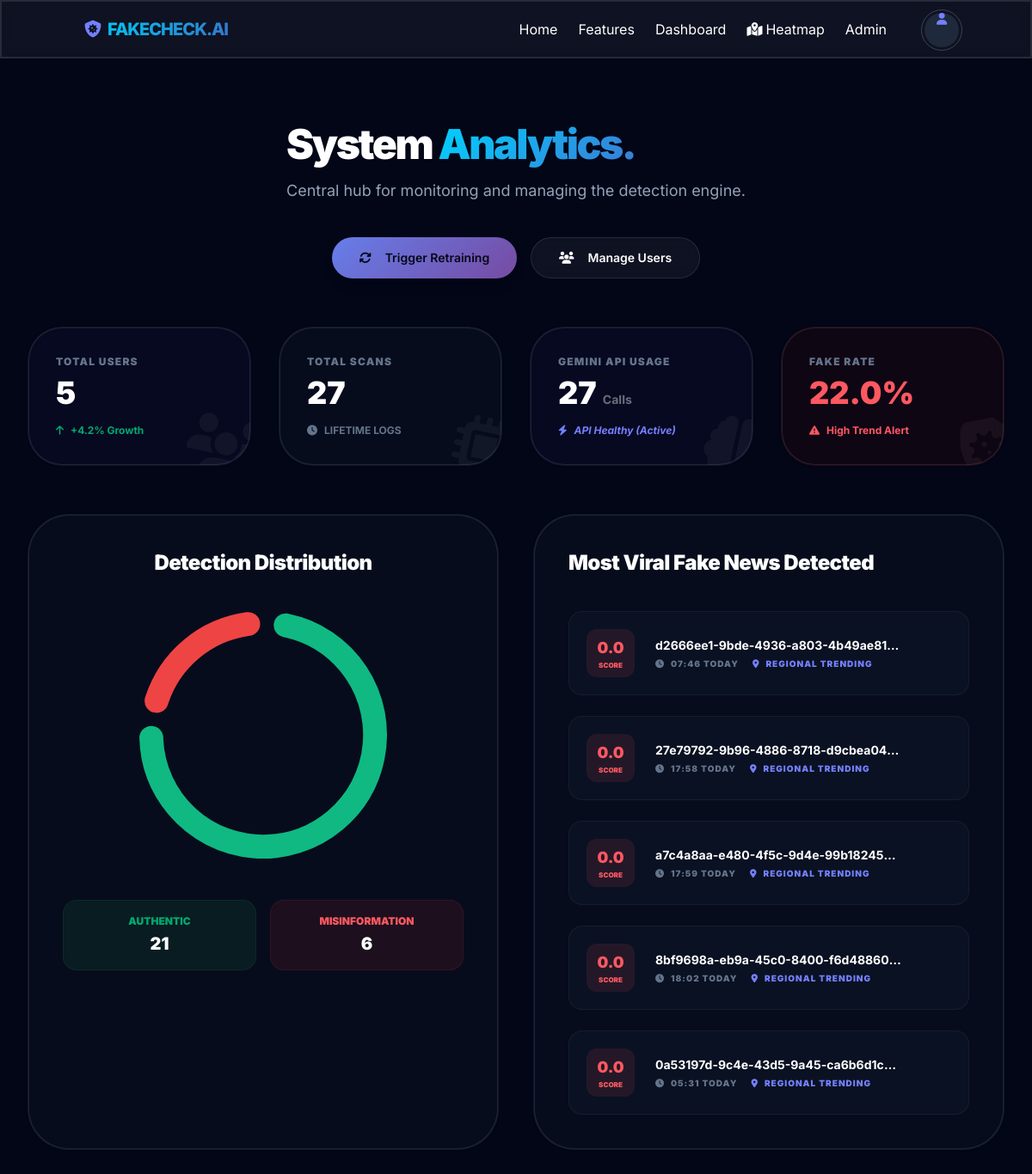
The page /admin (signed in) on the database its author committed.
### models/models.py (models this page shows)
class Analysis(db.Model):
    id = db.Column(db.Integer, primary_key=True)
    user_id = db.Column(db.Integer, db.ForeignKey('user.id'), nullable=False)
    input_type = db.Column(db.String(50), nullable=False) # url, image, video
    input_content = db.Column(db.String(500), nullable=False) # URL or Filename
    result = db.Column(db.String(10), nullable=False) # FAKE or REAL
    confidence = db.Column(db.Float, nullable=False)
    virality = db.Column(db.Float, nullable=False)
    explanation = db.Column(db.Text, nullable=False)
    timestamp = db.Column(db.DateTime, default=datetime.utcnow)
    country      = db.Column(db.String(100), default='Unknown')
    country_code = db.Column(db.String(10),  default='UN')
    city         = db.Column(db.String(100), default='Unknown')
    latitude     = db.Column(db.Float,       default=0.0)
    longitude    = db.Column(db.Float,       default=0.0)
    spread_nodes = db.relationship('SpreadNode', backref='analysis', lazy=True)

### routes/admin_panel.py (the view)
@admin_bp.route('/admin')
@login_required
@admin_required
def dashboard():
    users_count = User.query.count()
    total_analyses = Analysis.query.count()
    fake_count = Analysis.query.filter_by(result='FAKE').count()
    real_count = Analysis.query.filter_by(result='REAL').count()
    analytics = SystemAnalytics.query.first()
    api_usage = analytics.api_usage if analytics else 0
    recent_users = User.query.order_by(User.id.desc()).limit(1).all()
    viral_fakes = Analysis.query.filter_by(result='FAKE').order_by(Analysis.virality.desc()).limit(5).all()
    return render_template('admin/dashboard.html',
                          users_count=users_count,
                          total_analyses=total_analyses,
                          fake_count=fake_count,
                          real_count=real_count,
                          api_usage=api_usage,
                          viral_fakes=viral_fakes)

### app.py (called while the page is built)
@login_manager.user_loader
def load_user(user_id):
    return User.query.get(int(user_id))

### routes/admin_panel.py (called while the page is built)
def admin_required(f):
    @wraps(f)
    def decorated_function(*args, **kwargs):
        if not current_user.is_authenticated or current_user.role != 'admin':
            flash('Admin access required!', 'error')
            return redirect(url_for('auth.login'))
        return f(*args, **kwargs)
    return decorated_function

### templates/admin/dashboard.html (shortened to what this page needs)
{% extends 'layout.html' %}
{% block content %}
<main class="max-w-7xl mx-auto py-12 px-8">
    <div class="mb-14 flex flex-col md:row items-center justify-between gap-10">
        <div>
            <h1 class="text-5xl font-black mb-4 tracking-tighter">System <span class="gradient-text">Analytics.</span></h1>
            <p class="text-slate-400 text-lg">Central hub for monitoring and managing the detection engine.</p>
        </div>
        <div class="flex gap-4">
             <form action="{{ url_for('admin.trigger_retrain') }}" method="POST">
                <button type="submit" class="btn btn-primary btn-md rounded-full px-8 neon-gradient border-none hover:scale-105 transition shadow-lg shadow-primary/20">
                    <i class="fa-solid fa-sync mr-2"></i> Trigger Retraining
                </button>
             </form>
             <a href="{{ url_for('admin.manage_users') }}" class="btn btn-ghost btn-md rounded-full border border-white/10 hover:border-white/20 glass px-8">
                <i class="fa-solid fa-users mr-2"></i> Manage Users
             </a>
        </div>
    </div>
    <div class="grid grid-cols-1 md:grid-cols-4 gap-8 mb-14">
        <div class="bg-indigo-950/20 glass p-8 rounded-[2.5rem] border border-white/5 relative group overflow-hidden">
             <i class="fa-solid fa-users absolute -right-4 -bottom-4 text-7xl text-white/5 group-hover:text-primary/10 transition rotate-12"></i>
             <p class="text-xs font-black text-slate-500 uppercase tracking-widest mb-2">Total Users</p>
             <h4 class="text-4xl font-black">{{ users_count }}</h4>
             <div class="mt-4 flex items-center gap-2 text-xs font-bold text-success">
                 <i class="fa-solid fa-arrow-up"></i> +4.2% Growth
             </div>
        </div>
        <div class="bg-slate-900/40 glass p-8 rounded-[2.5rem] border border-white/5 relative group overflow-hidden">
             <i class="fa-solid fa-microchip absolute -right-4 -bottom-4 text-7xl text-white/5 group-hover:text-primary/10 transition rotate-12"></i>
             <p class="text-xs font-black text-slate-500 uppercase tracking-widest mb-2">Total Scans</p>
             <h4 class="text-4xl font-black">{{ total_analyses }}</h4>
             <div class="mt-4 flex items-center gap-2 text-xs font-bold text-slate-500 uppercase">
                 <i class="fa-solid fa-clock"></i> Lifetime Logs
             </div>
        </div>
        <div class="bg-indigo-950/20 glass p-8 rounded-[2.5rem] border border-white/5 relative group overflow-hidden">
             <i class="fa-solid fa-brain absolute -right-4 -bottom-4 text-7xl text-white/5 group-hover:text-primary/10 transition rotate-12"></i>
             <p class="text-xs font-black text-slate-500 uppercase tracking-widest mb-2">Gemini API Usage</p>
             <h4 class="text-4xl font-black">{{ api_usage }} <span class="text-sm font-bold opacity-40">Calls</span></h4>
             <div class="mt-4 flex items-center gap-2 text-xs font-bold text-primary italic">
                 <i class="fa-solid fa-bolt"></i> API Healthy (Active)
             </div>
        </div>
        <div class="bg-red-950/20 glass p-8 rounded-[2.5rem] border border-red-500/10 relative group overflow-hidden">
             <i class="fa-solid fa-shield-virus absolute -right-4 -bottom-4 text-7xl text-white/5 group-hover:text-error/10 transition rotate-12"></i>
             <p class="text-xs font-black text-slate-500 uppercase tracking-widest mb-2 text-error">Fake Rate</p>
             <h4 class="text-4xl font-black text-error">{{ (fake_count/total_analyses*100)|round if total_analyses > 0 else 0 }}%</h4>
             <div class="mt-4 flex items-center gap-2 text-xs font-bold text-error">
                 <i class="fa-solid fa-warning"></i> High Trend Alert
             </div>
        </div>
    </div>
    <div class="grid grid-cols-1 lg:grid-cols-2 gap-10">
        <div class="bg-slate-900/40 glass p-10 rounded-[3rem] border border-white/5 flex flex-col items-center">
             <h3 class="text-2xl font-black mb-10 w-full text-center tracking-tight">Detection Distribution</h3>
             <div class="relative w-72 h-72 mx-auto">
                 <canvas id="distributionChart"></canvas>
             </div>
             <div class="mt-12 w-full grid grid-cols-2 gap-4">
                 <div class="bg-green-600/10 p-4 rounded-2xl border border-green-500/10 text-center">
                    <p class="text-xs font-black text-success uppercase mb-1">Authentic</p>
                    <h5 class="text-xl font-black">{{ real_count }}</h5>
                 </div>
                 <div class="bg-red-600/10 p-4 rounded-2xl border border-red-500/10 text-center">
                    <p class="text-xs font-black text-error uppercase mb-1">Misinformation</p>
                    <h5 class="text-xl font-black">{{ fake_count }}</h5>
                 </div>
             </div>
        </div>
        <div class="bg-slate-900/40 glass p-10 rounded-[3rem] border border-white/5">
             <h3 class="text-2xl font-black mb-10 tracking-tight">Most Viral Fake News Detected</h3>
             <div class="space-y-6">
                {% for item in viral_fakes %}
                <div class="flex items-center gap-6 bg-slate-800/20 p-5 rounded-2xl group border border-white/5 hover:border-error/20 transition-all">
                    <div class="w-14 h-14 bg-error/10 text-error rounded-xl flex flex-col items-center justify-center font-black">
                        <span class="text-lg">{{ item.virality|round }}</span>
                        <span class="text-[8px] uppercase">Score</span>
                    </div>
                    <div class="flex-1 overflow-hidden">
                        <h4 class="text-sm font-bold truncate group-hover:text-error transition">{{ item.input_content }}</h4>
                        <div class="flex gap-4 mt-1">
                             <span class="text-[10px] font-black uppercase text-slate-500 tracking-widest"><i class="fa-solid fa-clock mr-1"></i> {{ item.timestamp.strftime('%H:%M Today') }}</span>
                             <span class="text-[10px] font-black uppercase text-primary tracking-widest"><i class="fa-solid fa-location-dot mr-1"></i> Regional Trending</span>
                        </div>
                    </div>
                </div>
                {% else %}
                <div class="text-center py-20">
                     <p class="text-slate-600 text-sm font-bold italic">Gathering intelligence...</p>
                </div>
                {% endfor %}
             </div>
        </div>
    </div>
</main>
<script>
    const ctxDist = document.getElementById('distributionChart').getContext('2d');
    new Chart(ctxDist, {
        type: 'doughnut',
        data: {
            labels: ['Authentic', 'Misinformation'],
            datasets: [{
                data: [{{ real_count }}, {{ fake_count }}],
                backgroundColor: ['#10b981', '#ef4444'],
                hoverOffset: 15,
                borderWidth: 0,
                spacing: 10,
                borderRadius: 15
            }]
        },
        options: {
            maintainAspectRatio: true,
            plugins: {
                legend: { display: false }
            },
            cutout: '80%'
        }
    });
</script>
{% endblock %}

### templates/layout.html (style rules this page uses)
body { font-family: 'Inter', sans-serif; }
.glass { background: rgba(255, 255, 255, 0.05); backdrop-filter: blur(10px); -webkit-backdrop-filter: blur(10px); border: 1px solid rgba(255, 255, 255, 0.1); }
.neon-gradient { background: linear-gradient(135deg, #667eea 0%, #764ba2 100%); }
.gradient-text { background: linear-gradient(135deg, #00d2ff 0%, #3a7bd5 100%); -webkit-background-clip: text; -webkit-text-fill-color: transparent; }

### rows shown on the page
Analysis: virality "0.0", input_content "d2666ee1-9bde-4936-a803-4b49ae81…", timestamp "07:46 TODAY"
Analysis: virality "0.0", input_content "27e79792-9b96-4886-8718-d9cbea04…", timestamp "17:58 TODAY"
Analysis: virality "0.0", input_content "a7c4a8aa-e480-4f5c-9d4e-99b18245…", timestamp "17:59 TODAY"
Analysis: virality "0.0", input_content "8bf9698a-eb9a-45c0-8400-f6d48860…", timestamp "18:02 TODAY"
Analysis: virality "0.0", input_content "0a53197d-9c4e-43d5-9a45-ca6b6d1c…", timestamp "05:31 TODAY"

### other values the page prints
{{ users_count }} "5"
{{ total_analyses }} "27"
{{ api_usage }} "27"
{{ (fake_count/total_analyses*100)|round if total_analyses > 0 else 0 }} "22.0"
{{ real_count }} "21"
{{ fake_count }} "6"
chart data {{ real_count }} 21
chart data {{ fake_count }} 6
